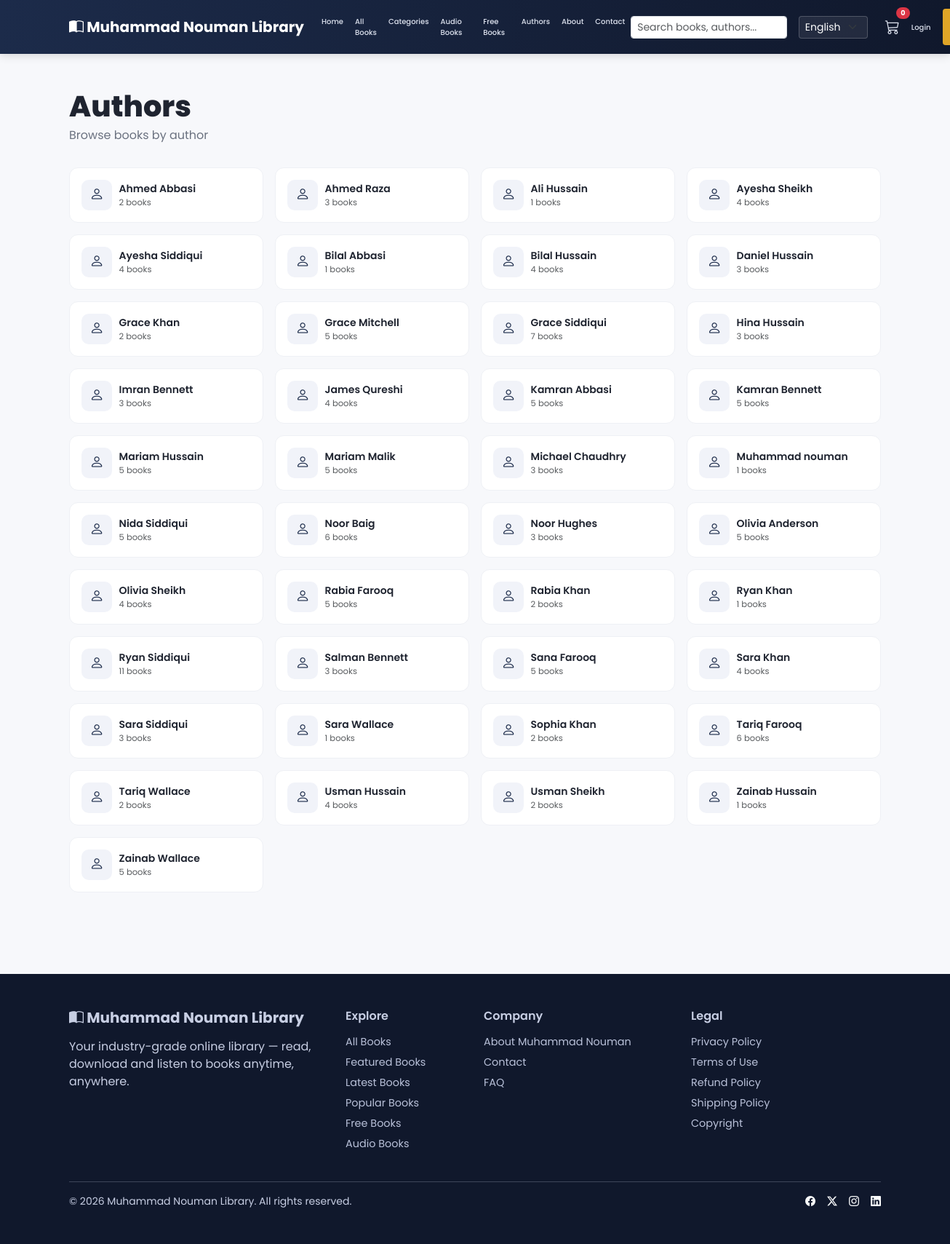
Page /books/authors/ on the committed database.
### apps/books/models.py (models this page shows, shortened)
class Author(models.Model):
    name = models.CharField(max_length=150)
    slug = models.SlugField(max_length=170, unique=True, blank=True)
    bio = models.TextField(blank=True)
    photo = models.ImageField(upload_to='authors/', blank=True, null=True)
    class Meta:
        ordering = ['name']
    def get_absolute_url(self):
        return reverse('books:author_detail', args=[self.slug])
    @property
    def book_count(self):
        return self.books.filter(is_published=True).count()

### apps/books/views.py (the view)
# urls.py: path('authors/', views.author_list, name='author_list'),
def author_list(request):
    authors = Author.objects.all()
    return render(request, 'books/authors.html', {'authors': authors})

### apps/categories/context_processors.py (called while the page is built)
def category_menu(request):
    categories = Category.objects.filter(is_active=True).order_by('name')
    return {'nav_categories': categories}

### apps/core/context_processors.py (called while the page is built)
def site_settings(request):
    return {
        'SITE_NAME': settings.SITE_NAME,
        'CURRENCY': settings.CURRENCY,
    }

### apps/orders/cart.py (called while the page is built)
    def __len__(self):
        return sum(item['quantity'] for item in self.cart.values())

    def get_total_price(self):
        return sum(Decimal(item['price']) * item['quantity'] for item in self.cart.values())

### apps/orders/context_processors.py (called while the page is built)
def cart_summary(request):
    cart = getattr(request, 'cart', None)
    if cart is None:
        return {'cart_count': 0, 'cart_total': 0}
    return {'cart_count': len(cart), 'cart_total': cart.get_total_price()}

### templates/books/authors.html (shortened to what this page needs)
{% extends "base.html" %}
{% load i18n %}
{% block content %}
<div class="container py-5">
  <h1 class="section-title">{% trans "Authors" %}</h1>
  <p class="section-sub">{% trans "Browse books by author" %}</p>
  <div class="row g-3">
    {% for author in authors %}
    <div class="col-6 col-md-3">
      <a href="{{ author.get_absolute_url }}" class="category-chip">
        {% if author.photo %}<img src="{{ author.photo.url }}" style="width:42px;height:42px;border-radius:50%;object-fit:cover;">
        {% else %}<span class="icon"><i class="bi bi-person"></i></span>{% endif %}
        <span>
          <div class="fw-semibold small">{{ author.name }}</div>
          <div class="text-muted" style="font-size:.72rem;">{{ author.book_count }} {% trans "books" %}</div>
        </span>
      </a>
    </div>
    {% endfor %}
  </div>
</div>
{% endblock %}

### static/css/style.css (style rules this page uses)
:root { --mnl-primary: #1c2b4a; --mnl-primary-dark: #10182c; --mnl-accent: #e0a527; --mnl-accent-dark: #c78f1c; --mnl-bg: #f7f8fb; --mnl-card: #ffffff; --mnl-text: #1f2430; --mnl-muted: #6b7280; --radius: 14px; }
body { font-family: 'Poppins', system-ui, sans-serif; background: var(--mnl-bg); color: var(--mnl-text); }
.section-title { font-weight: 800; margin-bottom: .25rem; }
.section-sub { color: var(--mnl-muted); margin-bottom: 2rem; }
.category-chip { display: flex; align-items: center; gap: .6rem; background: #fff; border-radius: 12px; padding: 1rem; border: 1px solid #eef0f5; text-decoration: none; color: var(--mnl-text); transition: all .15s ease; height: 100%; }
.category-chip .icon { width: 42px; height: 42px; border-radius: 10px; background: #f1f3f9; display: flex; align-items: center; justify-content: center; color: var(--mnl-primary); font-size: 1.2rem; }

### rows in the picture
Author: name "Ahmed Abbasi", book_count "2"
Author: name "Ahmed Raza", book_count "3"
Author: name "Ali Hussain", book_count "1"
Author: name "Ayesha Sheikh", book_count "4"
Author: name "Ayesha Siddiqui", book_count "4"
Author: name "Bilal Abbasi", book_count "1"
Author: name "Bilal Hussain", book_count "4"
Author: name "Daniel Hussain", book_count "3"
Author: name "Grace Khan", book_count "2"
Author: name "Grace Mitchell", book_count "5"
Author: name "Grace Siddiqui", book_count "7"
Author: name "Hina Hussain", book_count "3"
Author: name "Imran Bennett", book_count "3"
Author: name "James Qureshi", book_count "4"
Author: name "Kamran Abbasi", book_count "5"
Author: name "Kamran Bennett", book_count "5"
Author: name "Mariam Hussain", book_count "5"
Author: name "Mariam Malik", book_count "5"
Author: name "Michael Chaudhry", book_count "3"
Author: name "Muhammad nouman", book_count "1"
Author: name "Nida Siddiqui", book_count "5"
Author: name "Noor Baig", book_count "6"
Author: name "Noor Hughes", book_count "3"
Author: name "Olivia Anderson", book_count "5"
Author: name "Olivia Sheikh", book_count "4"
Author: name "Rabia Farooq", book_count "5"
Author: name "Rabia Khan", book_count "2"
Author: name "Ryan Khan", book_count "1"
Author: name "Ryan Siddiqui", book_count "11"
Author: name "Salman Bennett", book_count "3"
Author: name "Sana Farooq", book_count "5"
Author: name "Sara Khan", book_count "4"
Author: name "Sara Siddiqui", book_count "3"
Author: name "Sara Wallace", book_count "1"
Author: name "Sophia Khan", book_count "2"
Author: name "Tariq Farooq", book_count "6"
Author: name "Tariq Wallace", book_count "2"
Author: name "Usman Hussain", book_count "4"
Author: name "Usman Sheikh", book_count "2"
Author: name "Zainab Hussain", book_count "1"
Author: name "Zainab Wallace", book_count "5"

### other values in the picture
{{ SITE_NAME }} "Muhammad Nouman Library"
{{ cart_count }} "0"
form field language "English"
